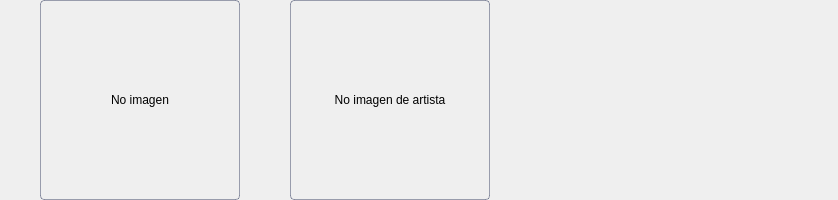
        <widget class="QFrame" name="images_container">
         <property name="sizePolicy">
          <sizepolicy hsizetype="Preferred" vsizetype="Fixed">
           <horstretch>0</horstretch>
           <verstretch>0</verstretch>
          </sizepolicy>
         </property>
         <property name="minimumSize">
          <size>
           <width>0</width>
           <height>100</height>
          </size>
         </property>
         <property name="frameShape">
          <enum>QFrame::Shape::NoFrame</enum>
         </property>
         <property name="frameShadow">
          <enum>QFrame::Shadow::Plain</enum>
         </property>
         <layout class="QHBoxLayout" name="images_layout">
          <property name="spacing">
           <number>10</number>
          </property>
          <property name="leftMargin">
           <number>0</number>
          </property>
          <property name="topMargin">
           <number>0</number>
          </property>
          <property name="rightMargin">
           <number>0</number>
          </property>
          <property name="bottomMargin">
           <number>0</number>
          </property>
          <item>
           <spacer name="horizontalSpacer_3">
            <property name="orientation">
             <enum>Qt::Orientation::Horizontal</enum>
            </property>
            <property name="sizeHint" stdset="0">
             <size>
              <width>40</width>
              <height>0</height>
             </size>
            </property>
           </spacer>
          </item>
          <item>
           <widget class="QLabel" name="cover_label">
            <property name="sizePolicy">
             <sizepolicy hsizetype="MinimumExpanding" vsizetype="MinimumExpanding">
              <horstretch>0</horstretch>
              <verstretch>0</verstretch>
             </sizepolicy>
            </property>
            <property name="minimumSize">
             <size>
              <width>200</width>
              <height>200</height>
             </size>
            </property>
            <property name="maximumSize">
             <size>
              <width>300</width>
              <height>300</height>
             </size>
            </property>
            <property name="styleSheet">
             <string notr="true">border: 1px solid rgba(65, 72, 104, 0.5); border-radius: 4px;</string>
            </property>
            <property name="text">
             <string>No imagen</string>
            </property>
            <property name="alignment">
             <set>Qt::AlignmentFlag::AlignCenter</set>
            </property>
           </widget>
          </item>
          <item>
           <spacer name="horizontalSpacer_2">
            <property name="orientation">
             <enum>Qt::Orientation::Horizontal</enum>
            </property>
            <property name="sizeHint" stdset="0">
             <size>
              <width>40</width>
              <height>0</height>
             </size>
            </property>
           </spacer>
          </item>
          <item>
           <widget class="QLabel" name="artist_image_label">
            <property name="sizePolicy">
             <sizepolicy hsizetype="MinimumExpanding" vsizetype="MinimumExpanding">
              <horstretch>0</horstretch>
              <verstretch>0</verstretch>
             </sizepolicy>
            </property>
            <property name="minimumSize">
             <size>
              <width>200</width>
              <height>200</height>
             </size>
            </property>
            <property name="maximumSize">
             <size>
              <width>300</width>
              <height>300</height>
             </size>
            </property>
            <property name="styleSheet">
             <string notr="true">border: 1px solid rgba(65, 72, 104, 0.5); border-radius: 4px;</string>
            </property>
            <property name="text">
             <string>No imagen de artista</string>
            </property>
            <property name="alignment">
             <set>Qt::AlignmentFlag::AlignCenter</set>
            </property>
           </widget>
          </item>
          <item>
           <spacer name="horizontalSpacer">
            <property name="orientation">
             <enum>Qt::Orientation::Horizontal</enum>
            </property>
            <property name="sizeHint" stdset="0">
             <size>
              <width>40</width>
              <height>0</height>
             </size>
            </property>
           </spacer>
          </item>
          <item>
           <widget class="QStackedWidget" name="details_stacked_widget">
            <property name="maximumSize">
             <size>
              <width>16777215</width>
              <height>200</height>
             </size>
            </property>
            <property name="currentIndex">
             <number>1</number>
            </property>
            <widget class="QWidget" name="page">
             <layout class="QHBoxLayout" name="horizontalLayout">
              <property name="leftMargin">
               <number>0</number>
              </property>
              <property name="topMargin">
               <number>0</number>
              </property>
              <property name="rightMargin">
               <number>0</number>
              </property>
              <property name="bottomMargin">
               <number>0</number>
              </property>
              <item>
               <widget class="QScrollArea" name="metadata_scroll">
                <property name="sizePolicy">
                 <sizepolicy hsizetype="Expanding" vsizetype="Preferred">
                  <horstretch>0</horstretch>
                  <verstretch>0</verstretch>
                 </sizepolicy>
                </property>
                <property name="minimumSize">
                 <size>
                  <width>50</width>
                  <height>0</height>
                 </size>
                </property>
                <property name="maximumSize">
                 <size>
                  <width>16777215</width>
                  <height>200</height>
                 </size>
                </property>
                <property name="frameShape">
                 <enum>QFrame::Shape::NoFrame</enum>
                </property>
                <property name="lineWidth">
                 <number>0</number>
                </property>
                <property name="verticalScrollBarPolicy">
                 <enum>Qt::ScrollBarPolicy::ScrollBarAsNeeded</enum>
                </property>
                <property name="horizontalScrollBarPolicy">
                 <enum>Qt::ScrollBarPolicy::ScrollBarAlwaysOff</enum>
                </property>
                <property name="widgetResizable">
                 <bool>true</bool>
                </property>
                <property name="alignment">
                 <set>Qt::AlignmentFlag::AlignJustify|Qt::AlignmentFlag::AlignVCenter</set>
                </property>
               </widget>
              </item>
             </layout>
            </widget>
            <widget class="QWidget" name="page_2">
             <layout class="QVBoxLayout" name="verticalLayout_2">
              <property name="leftMargin">
               <number>0</number>
              </property>
              <property name="topMargin">
               <number>0</number>
              </property>
              <property name="rightMargin">
               <number>0</number>
              </property>
              <property name="bottomMargin">
               <number>0</number>
              </property>
              <item>
               <widget class="QWidget" name="widget" native="true"/>
              </item>
             </layout>
            </widget>
           </widget>
          </item>
          <item>
           <widget class="QFrame" name="buttons_container">
            <property name="minimumSize">
             <size>
              <width>120</width>
              <height>0</height>
             </size>
            </property>
            <property name="maximumSize">
             <size>
              <width>200</width>
              <height>250</height>
             </size>
            </property>
            <property name="styleSheet">
             <string notr="true">            QPushButton {{
                background-color: {theme['bg']};
                border: 2px;
                border-radius: 19px;
            }}
            
            
            QPushButton:hover {{
                background-color: {theme['button_hover']};
                margin: 1px;
                margin-top: 0px;
                margin-bottom: 3px;
            }}
            
            QPushButton:pressed {{
                background-color: {theme['selection']};
                border: none;
            }}</string>
            </property>
            <property name="frameShape">
             <enum>QFrame::Shape::NoFrame</enum>
            </property>
            <layout class="QGridLayout" name="gridLayout">
             <property name="sizeConstraint">
              <enum>QLayout::SizeConstraint::SetDefaultConstraint</enum>
             </property>
             <property name="leftMargin">
              <number>0</number>
             </property>
             <property name="topMargin">
              <number>0</number>
             </property>
             <property name="rightMargin">
              <number>0</number>
             </property>
             <property name="bottomMargin">
              <number>0</number>
             </property>
             <item row="0" column="0">
              <widget class="QPushButton" name="play_button">
               <property name="minimumSize">
                <size>
                 <width>38</width>
                 <height>38</height>
                </size>
               </property>
               <property name="maximumSize">
                <size>
                 <width>38</width>
                 <height>38</height>
                </size>
               </property>
               <property name="focusPolicy">
                <enum>Qt::FocusPolicy::NoFocus</enum>
               </property>
               <property name="styleSheet">
                <string notr="true">            QPushButton {{
                background-color: {theme['bg']};
                border: 2px;
                border-radius: 19px;
            }}
            
            
            QPushButton:hover {{
                background-color: {theme['button_hover']};
                margin: 1px;
                margin-top: 0px;
                margin-bottom: 3px;
            }}
            
            QPushButton:pressed {{
                background-color: {theme['selection']};
                border: none;
            }}</string>
               </property>
               <property name="text">
                <string/>
               </property>
               <property name="icon">
                <iconset resource="../../images.qrc">
                 <normaloff>:/services/play</normaloff>:/services/play</iconset>
               </property>
               <property name="iconSize">
                <size>
                 <width>36</width>
                 <height>36</height>
                </size>
               </property>
               <property name="shortcut">
                <string>Alt+Shift+R</string>
               </property>
               <property name="flat">
                <bool>true</bool>
               </property>
              </widget>
             </item>
             <item row="3" column="0">
              <widget class="QPushButton" name="spotify_button">
               <property name="minimumSize">
                <size>
                 <width>38</width>
                 <height>38</height>
                </size>
               </property>
               <property name="maximumSize">
                <size>
                 <width>38</width>
                 <height>38</height>
                </size>
               </property>
               <property name="toolTip">
                <string>&lt;html&gt;&lt;head/&gt;&lt;body&gt;&lt;p&gt;añadir a playlist spotify&lt;/p&gt;&lt;/body&gt;&lt;/html&gt;</string>
               </property>
               <property name="styleSheet">
                <string notr="true">QPushButton {{
  border-radius: 25px;
  border: none;
  padding: 8px 16px;
  margin: 2px
}}
QPushButton:hover {
    background-color: {theme['button_hover']};
    margin: 1px;
    margin-top: 0px;
    margin-bottom: 3px;
	border: none;
}
QPushButton:pressed {{
	background-color: {theme['selection']};
	border: none;
}}</string>
               </property>
               <property name="text">
                <string/>
               </property>
               <property name="icon">
                <iconset resource="../../images.qrc">
                 <normaloff>:/services/spotify</normaloff>:/services/spotify</iconset>
               </property>
               <property name="iconSize">
                <size>
                 <width>36</width>
                 <height>36</height>
                </size>
               </property>
               <property name="flat">
                <bool>true</bool>
               </property>
              </widget>
             </item>
             <item row="5" column="0">
              <widget class="QPushButton" name="jaangle_button">
               <property name="minimumSize">
                <size>
                 <width>38</width>
                 <height>38</height>
                </size>
               </property>
               <property name="maximumSize">
                <size>
                 <width>38</width>
                 <height>38</height>
                </size>
               </property>
               <property name="styleSheet">
                <string notr="true">QPushButton {{
  border-radius: 25px;
  border: none;
  padding: 8px 16px;
  margin: 2px
}}
QPushButton:hover {
    background-color: {theme['button_hover']};
    margin: 1px;
    margin-top: 0px;
    margin-bottom: 3px;
}</string>
               </property>
               <property name="text">
                <string/>
               </property>
               <property name="icon">
                <iconset resource="../../images.qrc">
                 <normaloff>:/services/game</normaloff>:/services/game</iconset>
               </property>
               <property name="iconSize">
                <size>
                 <width>36</width>
                 <height>36</height>
                </size>
               </property>
               <property name="flat">
                <bool>true</bool>
               </property>
              </widget>
             </item>
             <item row="0" column="1">
              <widget class="QPushButton" name="folder_button">
               <property name="minimumSize">
                <size>
                 <width>38</width>
                 <height>38</height>
                </size>
               </property>
               <property name="maximumSize">
                <size>
                 <width>38</width>
                 <height>38</height>
                </size>
               </property>
               <property name="focusPolicy">
                <enum>Qt::FocusPolicy::NoFocus</enum>
               </property>
               <property name="styleSheet">
                <string notr="true">QPushButton {{
  border-radius: 25px;
  border: none;
  padding: 8px 16px;
  margin: 2px
}}
QPushButton:hover {
    background-color: {theme['button_hover']};
    margin: 1px;
    margin-top: 0px;
    margin-bottom: 3px;
}</string>
               </property>
               <property name="text">
                <string/>
               </property>
               <property name="icon">
                <iconset resource="../../images.qrc">
                 <normaloff>:/services/folder</normaloff>:/services/folder</iconset>
               </property>
               <property name="iconSize">
                <size>
                 <width>36</width>
                 <height>36</height>
                </size>
               </property>
               <property name="flat">
                <bool>true</bool>
               </property>
              </widget>
             </item>
             <item row="3" column="1">
              <widget class="QPushButton" name="scrobble_button">
               <property name="minimumSize">
                <size>
                 <width>38</width>
                 <height>38</height>
                </size>
               </property>
               <property name="maximumSize">
                <size>
                 <width>38</width>
                 <height>38</height>
                </size>
               </property>
               <property name="styleSheet">
                <string notr="true">QPushButton {{
  border-radius: 25px;
  border: none;
  padding: 8px 16px;
  margin: 2px
}}
QPushButton:hover {
    background-color: {theme['button_hover']};
    margin: 1px;
    margin-top: 0px;
    margin-bottom: 3px;
}</string>
               </property>
               <property name="text">
                <string/>
               </property>
               <property name="icon">
                <iconset resource="../../images.qrc">
                 <normaloff>:/services/lastfm</normaloff>:/services/lastfm</iconset>
               </property>
               <property name="iconSize">
                <size>
                 <width>36</width>
                 <height>36</height>
                </size>
               </property>
               <property name="flat">
                <bool>true</bool>
               </property>
              </widget>
             </item>
             <item row="5" column="1">
              <widget class="QPushButton" name="feeds_button">
               <property name="minimumSize">
                <size>
                 <width>38</width>
                 <height>38</height>
                </size>
               </property>
               <property name="maximumSize">
                <size>
                 <width>38</width>
                 <height>38</height>
                </size>
               </property>
               <property name="styleSheet">
                <string notr="true">QPushButton {{
  border-radius: 25px;
  border: none;
  padding: 8px 16px;
  margin: 2px
}}
QPushButton:hover {
    background-color: {theme['button_hover']};
    margin: 1px;
    margin-top: 0px;
    margin-bottom: 3px;
}</string>
               </property>
               <property name="text">
                <string/>
               </property>
               <property name="icon">
                <iconset resource="../../images.qrc">
                 <normaloff>:/services/chicken2</normaloff>:/services/chicken2</iconset>
               </property>
               <property name="iconSize">
                <size>
                 <width>36</width>
                 <height>36</height>
                </size>
               </property>
               <property name="flat">
                <bool>true</bool>
               </property>
              </widget>
             </item>
             <item row="4" column="0">
              <widget class="QPushButton" name="muspy_button_2">
               <property name="minimumSize">
                <size>
                 <width>38</width>
                 <height>38</height>
                </size>
               </property>
               <property name="maximumSize">
                <size>
                 <width>38</width>
                 <height>38</height>
                </size>
               </property>
               <property name="styleSheet">
                <string notr="true">QPushButton {{
  border-radius: 25px;
  border: none;
  padding: 8px 16px;
  margin: 2px
}}
QPushButton:hover {
    background-color: {theme['button_hover']};
    margin: 1px;
    margin-top: 0px;
    margin-bottom: 3px;
}</string>
               </property>
               <property name="text">
                <string/>
               </property>
               <property name="icon">
                <iconset resource="../../images.qrc">
                 <normaloff>:/services/musico3</normaloff>:/services/musico3</iconset>
               </property>
               <property name="iconSize">
                <size>
                 <width>36</width>
                 <height>36</height>
                </size>
               </property>
               <property name="flat">
                <bool>true</bool>
               </property>
              </widget>
             </item>
             <item row="4" column="1">
              <widget class="QPushButton" name="search_online_button_3">
               <property name="minimumSize">
                <size>
                 <width>38</width>
                 <height>38</height>
                </size>
               </property>
               <property name="maximumSize">
                <size>
                 <width>38</width>
                 <height>38</height>
                </size>
               </property>
               <property name="styleSheet">
                <string notr="true">QPushButton {{
  border-radius: 25px;
  border: none;
  padding: 8px 16px;
  margin: 2px
}}
QPushButton:hover {
    background-color: {theme['button_hover']};
    margin: 1px;
    margin-top: 0px;
    margin-bottom: 3px;
}</string>
               </property>
               <property name="text">
                <string/>
               </property>
               <property name="icon">
                <iconset resource="../../images.qrc">
                 <normaloff>:/services/search_circulo</normaloff>:/services/search_circulo</iconset>
               </property>
               <property name="iconSize">
                <size>
                 <width>36</width>
                 <height>36</height>
                </size>
               </property>
               <property name="flat">
                <bool>true</bool>
               </property>
              </widget>
             </item>
            </layout>
           </widget>
          </item>
         </layout>
        </widget>
